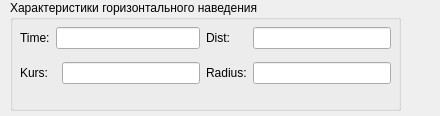
<?xml version="1.0" encoding="UTF-8"?>
<ui version="4.0">
 <class>AngpOutputBox</class>
 <widget class="QWidget" name="AngpOutputBox">
  <property name="geometry">
   <rect>
    <x>0</x>
    <y>0</y>
    <width>440</width>
    <height>116</height>
   </rect>
  </property>
  <property name="windowTitle">
   <string>Form</string>
  </property>
  <widget class="QGroupBox" name="groupBox">
   <property name="geometry">
    <rect>
     <x>10</x>
     <y>0</y>
     <width>391</width>
     <height>111</height>
    </rect>
   </property>
   <property name="title">
    <string>Характеристики горизонтального наведения</string>
   </property>
   <widget class="QWidget" name="layoutWidget">
    <property name="geometry">
     <rect>
      <x>10</x>
      <y>20</y>
      <width>371</width>
      <height>71</height>
     </rect>
    </property>
    <layout class="QGridLayout" name="gridLayout" columnstretch="0,0,0,0,0">
     <property name="horizontalSpacing">
      <number>6</number>
     </property>
     <item row="0" column="0">
      <widget class="QLabel" name="time_label">
       <property name="text">
        <string>Time:</string>
       </property>
      </widget>
     </item>
     <item row="0" column="1" colspan="2">
      <widget class="QLineEdit" name="time_line"/>
     </item>
     <item row="0" column="3">
      <widget class="QLabel" name="dist_label">
       <property name="text">
        <string>Dist:</string>
       </property>
      </widget>
     </item>
     <item row="0" column="4">
      <widget class="QLineEdit" name="dist_line"/>
     </item>
     <item row="1" column="0" colspan="2">
      <widget class="QLabel" name="kurs_label">
       <property name="text">
        <string>Kurs:</string>
       </property>
      </widget>
     </item>
     <item row="1" column="2">
      <widget class="QLineEdit" name="kurs_line"/>
     </item>
     <item row="1" column="3">
      <widget class="QLabel" name="radius_label">
       <property name="text">
        <string>Radius:</string>
       </property>
      </widget>
     </item>
     <item row="1" column="4">
      <widget class="QLineEdit" name="radius_line"/>
     </item>
    </layout>
   </widget>
  </widget>
 </widget>
 <resources/>
 <connections/>
</ui>
